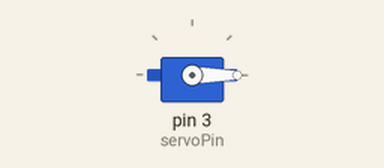
Bench run of a sketch on a simulated Arduino Uno, built with avr-gcc and run on an emulated ATmega328P. Parts: servo.

Above: at 0.05 s.
At 3.0 s:
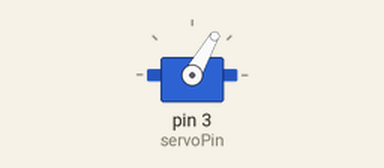
At 6.0 s:
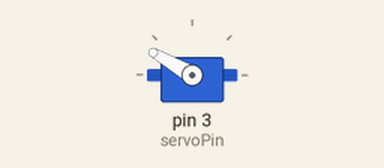
At 12.0 s:
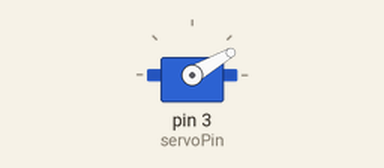
Timing chart, 0 to 15.6 s (numbered marks = the images above):
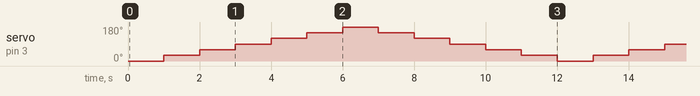

Measured:
- by itself, servo on pin 3 (servoPin): repeats every 12.0 s: 60° 1.0 s, 90° 1.0 s, 120° 1.0 s, 150° 1.0 s, 180° 1.0 s, 150° 1.0 s, 120° 1.0 s, 90° 1.0 s, 60° 1.0 s, 30° 1.0 s, 0° 1.0 s, 30° 1.0 s

The sketch:

sketch_nov18a_servo.ino
```cpp
// Include the Servo library
#include <Servo.h>
// Declare the Servo pin
int servoPin = 3;
// Create a servo object
Servo Servo1;
void setup() {
   // We need to attach the servo to the used pin number
   Servo1.attach(servoPin);
}
void loop(){
  int i = 0;
  for(i = 0; i < 180; i = i + 30) {
    Servo1.write(i);
    delay(1000);
  }
  for(i = 180; i > 0; i = i - 30) {
   Servo1.write(i);
   delay(1000);
  }
}
```
